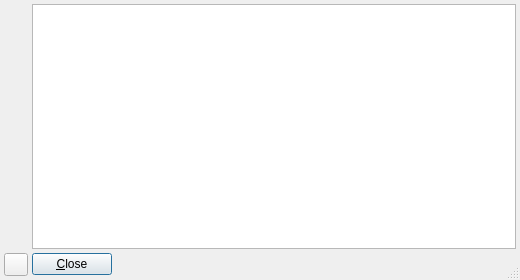
<?xml version="1.0" encoding="UTF-8"?>
<ui version="4.0">
 <author>rncbc aka Rui Nuno Capela</author>
 <comment>JACK Audio Connection Kit - Qt GUI Interface.

   Copyright (C) 2003-2016, rncbc aka Rui Nuno Capela. All rights reserved.

   This program is free software; you can redistribute it and/or
   modify it under the terms of the GNU General Public License
   as published by the Free Software Foundation; either version 2
   of the License, or (at your option) any later version.

   This program is distributed in the hope that it will be useful,
   but WITHOUT ANY WARRANTY; without even the implied warranty of
   MERCHANTABILITY or FITNESS FOR A PARTICULAR PURPOSE.  See the
   GNU General Public License for more details.

   You should have received a copy of the GNU General Public License along
   with this program; if not, write to the Free Software Foundation, Inc.,
   51 Franklin Street, Fifth Floor, Boston, MA 02110-1301 USA.

 </comment>
 <class>qjackctlAboutForm</class>
 <widget class="QDialog" name="qjackctlAboutForm">
  <property name="geometry">
   <rect>
    <x>0</x>
    <y>0</y>
    <width>520</width>
    <height>280</height>
   </rect>
  </property>
  <property name="font">
   <font/>
  </property>
  <property name="windowTitle">
   <string>About QjackCtl</string>
  </property>
  <property name="windowIcon">
   <iconset resource="qjackctl.qrc">:/images/about1.png</iconset>
  </property>
  <property name="sizeGripEnabled">
   <bool>true</bool>
  </property>
  <layout class="QGridLayout">
   <property name="leftMargin">
    <number>4</number>
   </property>
   <property name="topMargin">
    <number>4</number>
   </property>
   <property name="rightMargin">
    <number>4</number>
   </property>
   <property name="bottomMargin">
    <number>4</number>
   </property>
   <property name="spacing">
    <number>4</number>
   </property>
   <item row="2" column="2">
    <spacer>
     <property name="orientation">
      <enum>Qt::Horizontal</enum>
     </property>
     <property name="sizeHint" stdset="0">
      <size>
       <width>8</width>
       <height>8</height>
      </size>
     </property>
    </spacer>
   </item>
   <item row="2" column="1">
    <widget class="QPushButton" name="ClosePushButton">
     <property name="text">
      <string>&amp;Close</string>
     </property>
    </widget>
   </item>
   <item row="2" column="0">
    <widget class="QToolButton" name="AboutQtButton">
     <property name="focusPolicy">
      <enum>Qt::TabFocus</enum>
     </property>
     <property name="toolTip">
      <string>About Qt</string>
     </property>
     <property name="text">
      <string/>
     </property>
     <property name="icon">
      <iconset resource="qjackctl.qrc">:/images/qtlogo.png</iconset>
     </property>
    </widget>
   </item>
   <item row="1" column="0">
    <spacer>
     <property name="orientation">
      <enum>Qt::Vertical</enum>
     </property>
     <property name="sizeHint" stdset="0">
      <size>
       <width>8</width>
       <height>8</height>
      </size>
     </property>
    </spacer>
   </item>
   <item row="0" column="1" rowspan="2" colspan="2">
    <widget class="QTextBrowser" name="AboutTextView">
     <property name="lineWidth">
      <number>1</number>
     </property>
     <property name="undoRedoEnabled">
      <bool>false</bool>
     </property>
     <property name="readOnly">
      <bool>true</bool>
     </property>
     <property name="openExternalLinks">
      <bool>true</bool>
     </property>
    </widget>
   </item>
   <item row="0" column="0">
    <widget class="QLabel" name="IconPixmapLabel">
     <property name="maximumSize">
      <size>
       <width>32</width>
       <height>32</height>
      </size>
     </property>
     <property name="frameShape">
      <enum>QFrame::NoFrame</enum>
     </property>
     <property name="pixmap">
      <pixmap resource="qjackctl.qrc">:/images/qjackctl.png</pixmap>
     </property>
     <property name="scaledContents">
      <bool>true</bool>
     </property>
     <property name="alignment">
      <set>Qt::AlignCenter</set>
     </property>
     <property name="wordWrap">
      <bool>false</bool>
     </property>
     <property name="margin">
      <number>2</number>
     </property>
    </widget>
   </item>
  </layout>
 </widget>
 <layoutdefault spacing="4" margin="4"/>
 <tabstops>
  <tabstop>AboutTextView</tabstop>
  <tabstop>AboutQtButton</tabstop>
  <tabstop>ClosePushButton</tabstop>
 </tabstops>
 <resources>
  <include location="qjackctl.qrc"/>
 </resources>
 <connections/>
</ui>
